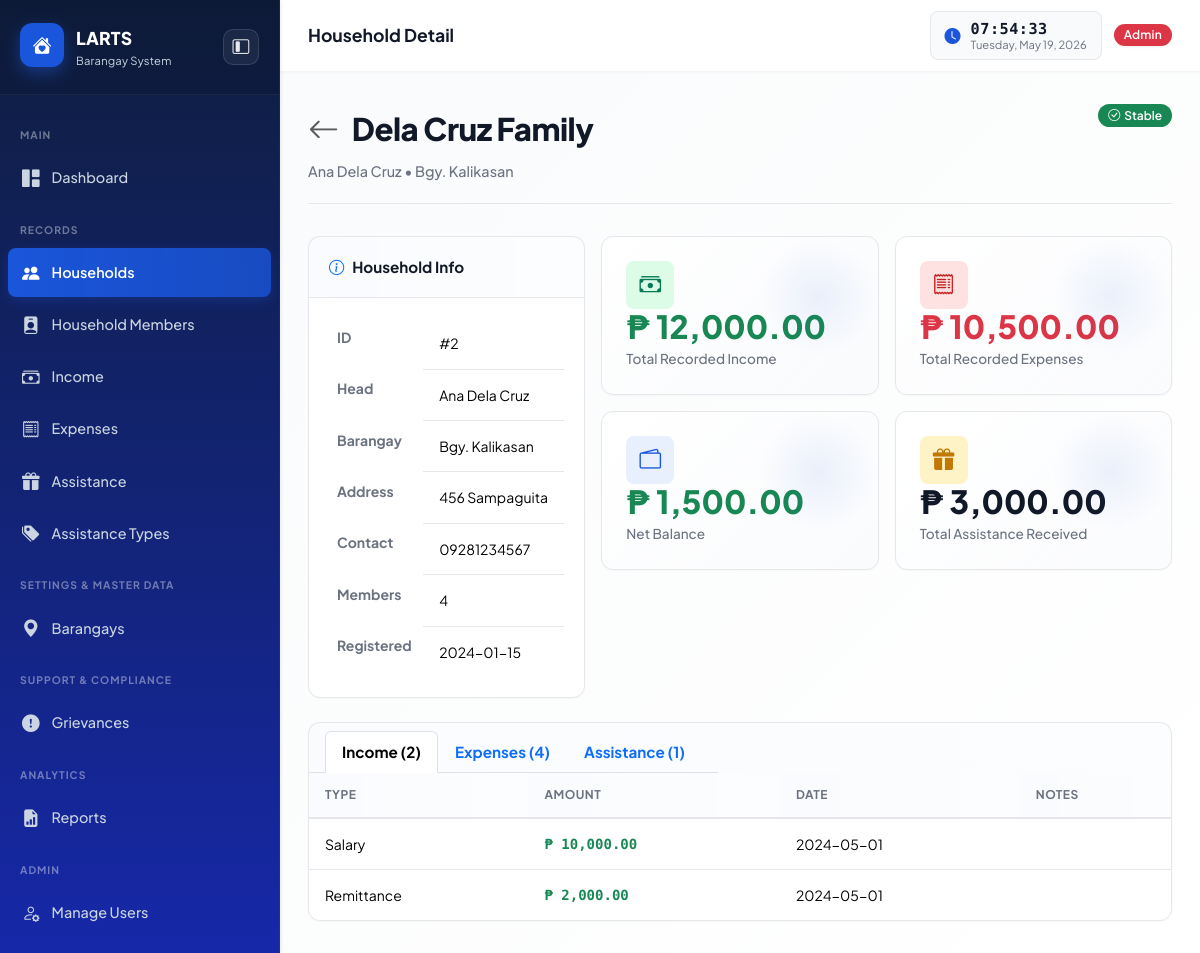
The page /modules/households/view.php?id=2 (signed in) on the database its author committed.
### tables this page shows
CREATE TABLE IF NOT EXISTS households (
    id              INT AUTO_INCREMENT PRIMARY KEY,
    family_name     VARCHAR(100) NOT NULL,
    head_name       VARCHAR(100) NOT NULL,
    barangay        VARCHAR(100) NOT NULL,
    address         TEXT NOT NULL,
    contact         VARCHAR(20),
    members_count   INT DEFAULT 1,
    monthly_income  DECIMAL(12,2) DEFAULT 0.00,
    monthly_expenses DECIMAL(12,2) DEFAULT 0.00,
    economic_status ENUM('stable','at_risk','vulnerable') DEFAULT 'stable',
    date_registered DATE NOT NULL,
    created_by      INT,
    FOREIGN KEY (created_by) REFERENCES users(id) ON DELETE SET NULL
);

CREATE TABLE IF NOT EXISTS income_records (
    id              INT AUTO_INCREMENT PRIMARY KEY,
    household_id    INT NOT NULL,
    income_type     VARCHAR(100) NOT NULL,
    amount          DECIMAL(12,2) NOT NULL,
    date_recorded   DATE NOT NULL,
    notes           TEXT,
    FOREIGN KEY (household_id) REFERENCES households(id) ON DELETE CASCADE
);

### modules/households/view.php (the view, shortened to what this page needs)
<?php
require_once __DIR__ . '/../../includes/header.php';
$db = getDB();
$id = (int)($_GET['id'] ?? 0);
$hh = $db->prepare('SELECT * FROM households WHERE id=?');
$hh->execute([$id]);
$h = $hh->fetch();
$incomes    = $db->prepare('SELECT * FROM income_records WHERE household_id=? ORDER BY date_recorded DESC');
$incomes->execute([$id]);
$incRecs    = $incomes->fetchAll();
$exps       = $db->prepare('SELECT * FROM expense_records WHERE household_id=? ORDER BY date_recorded DESC');
$exps->execute([$id]);
$expRecs    = $exps->fetchAll();
$assists    = $db->prepare('SELECT a.*, u.name as staff_name FROM assistance_records a
    LEFT JOIN users u ON a.staff_id=u.id WHERE a.household_id=? ORDER BY a.date_released DESC');
$assists->execute([$id]);
$assRecs    = $assists->fetchAll();
$totalInc  = array_sum(array_column($incRecs, 'amount'));
$totalExp  = array_sum(array_column($expRecs, 'amount'));
$balance   = $totalInc - $totalExp;
?>
<div class="page-header">
    <div>
        <div class="page-header-title">
            <a href="index.php" class="text-decoration-none text-muted me-2"><i class="bi bi-arrow-left"></i></a>
            <?= clean($h['family_name']) ?> Family
        </div>
        <div class="page-header-sub"><?= clean($h['head_name']) ?> &bull; <?= clean($h['barangay']) ?></div>
    </div>
    <div class="d-flex gap-2">
        <?= statusBadge($h['economic_status']) ?>
    </div>
</div>
<div class="row g-3 mb-4">
    <div class="col-md-4">
        <div class="card">
            <div class="card-header"><i class="bi bi-info-circle text-primary"></i> Household Info</div>
            <div class="card-body" style="font-size:0.875rem;">
                <table class="table table-borderless mb-0" style="font-size:0.875rem;">
                    <tr><th style="width:40%;color:var(--text-muted);">ID</th><td>#<?= $h['id'] ?></td></tr>
                    <tr><th style="color:var(--text-muted);">Head</th><td><?= clean($h['head_name']) ?></td></tr>
                    <tr><th style="color:var(--text-muted);">Barangay</th><td><?= clean($h['barangay']) ?></td></tr>
                    <tr><th style="color:var(--text-muted);">Address</th><td><?= clean($h['address']) ?></td></tr>
                    <tr><th style="color:var(--text-muted);">Contact</th><td><?= clean($h['contact']) ?></td></tr>
                    <tr><th style="color:var(--text-muted);">Members</th><td><?= $h['members_count'] ?></td></tr>
                    <tr><th style="color:var(--text-muted);">Registered</th><td><?= $h['date_registered'] ?></td></tr>
                </table>
            </div>
        </div>
    </div>
    <div class="col-md-8">
        <div class="row g-3">
            <div class="col-6">
                <div class="stat-card">
                    <div class="stat-icon" style="background:#dcfce7;color:#057a55;"><i class="bi bi-cash-stack"></i></div>
                    <div class="stat-value text-success"><?= formatMoney($totalInc) ?></div>
                    <div class="stat-label">Total Recorded Income</div>
                </div>
            </div>
            <div class="col-6">
                <div class="stat-card">
                    <div class="stat-icon" style="background:#fee2e2;color:#c81e1e;"><i class="bi bi-receipt"></i></div>
                    <div class="stat-value text-danger"><?= formatMoney($totalExp) ?></div>
                    <div class="stat-label">Total Recorded Expenses</div>
                </div>
            </div>
            <div class="col-6">
                <div class="stat-card">
                    <div class="stat-icon" style="background:#e8f0fe;color:var(--primary);"><i class="bi bi-wallet2"></i></div>
                    <div class="stat-value <?= $balance>=0?'text-success':'text-danger' ?>"><?= formatMoney($balance) ?></div>
                    <div class="stat-label">Net Balance</div>
                </div>
            </div>
            <div class="col-6">
                <div class="stat-card">
                    <div class="stat-icon" style="background:#fef3c7;color:#c27803;"><i class="bi bi-gift-fill"></i></div>
                    <div class="stat-value"><?= formatMoney(array_sum(array_column($assRecs,'amount'))) ?></div>
                    <div class="stat-label">Total Assistance Received</div>
                </div>
            </div>
        </div>
    </div>
</div>
<div class="card">
    <div class="card-header p-0" style="border-bottom:0;">
        <ul class="nav nav-tabs px-3 pt-2" id="detailTabs">
            <li class="nav-item"><a class="nav-link active" data-bs-toggle="tab" href="#incTab">Income (<?= count($incRecs) ?>)</a></li>
            <li class="nav-item"><a class="nav-link" data-bs-toggle="tab" href="#expTab">Expenses (<?= count($expRecs) ?>)</a></li>
            <li class="nav-item"><a class="nav-link" data-bs-toggle="tab" href="#assTab">Assistance (<?= count($assRecs) ?>)</a></li>
        </ul>
    </div>
    <div class="tab-content">
        <div class="tab-pane fade show active" id="incTab">
            <div class="table-wrapper">
                <table class="table mb-0">
                    <thead><tr><th>Type</th><th>Amount</th><th>Date</th><th>Notes</th></tr></thead>
                    <tbody>
                    <?php if (empty($incRecs)): ?>
                        <tr><td colspan="4" class="text-center text-muted py-4">No income records</td></tr>
                    <?php else: foreach ($incRecs as $r): ?>
                    <tr>
                        <td><?= clean($r['income_type']) ?></td>
                        <td class="text-money text-success"><?= formatMoney($r['amount']) ?></td>
                        <td><?= $r['date_recorded'] ?></td>
                        <td class="text-muted"><?= clean($r['notes'] ?? '') ?></td>
                    </tr>
                    <?php endforeach; endif; ?>
                    </tbody>
                </table>
            </div>
        </div>
    </div>
</div>
<?php require_once __DIR__ . '/../../includes/footer.php'; ?>

### assets/css/style.css (style rules this page uses)
:root { --sidebar-w: 280px; --topbar-h: 72px; --primary: #1a56db; --primary-dark: #1248c8; --primary-light: #e8f0fe; --primary-lighter: #f5faff; --success: #10b981; --success-light: #d1fae5; --warning: #f59e0b; --warning-light: #fef3c7; --danger: #ef4444; --danger-light: #fee2e2; --info: #1a56db; --info-light: #e8f0fe; --surface: #ffffff; --surface-2: #f9fafb; --surface-3: #f3f4f6; --border: #e5e7eb; --border-light: #f3f4f6; --text: #111827; --text-secondary:#374151; --text-muted: #6b7280; --text-light: #9ca3af; --sidebar-bg: #0f1e3d; --sidebar-bg-accent: #132654; --sidebar-text: #cbd5e1; --sidebar-hover: rgba(255,255,255,0.08); --sidebar-active:#1a56db; --radius: 12px; --radius-lg: 16px; --radius-md: 8px; --shadow: 0 1px 3px rgba(0,0,0,0.08), 0 1px 2px rgba(0,0,0,0.04); --shadow-sm: 0 1px 2px rgba(0,0,0,0.03); --shadow-md: 0 4px 12px rgba(0,0,0,0.06); --shadow-lg: 0 8px 24px rgba(0,0,0,0.08); --shadow-xl: 0 16px 40px rgba(0,0,0,0.1); --transition: all 0.3s cubic-bezier(0.4, 0, 0.2, 1); --transition-fast: all 0.15s ease-out; --font: 'Plus Jakarta Sans', -apple-system, BlinkMacSystemFont, 'Segoe UI', sans-serif; --font-mono: 'Fira Code', 'Courier New', monospace; }
*, *::before, *::after { box-sizing: border-box; margin: 0; padding: 0; }
html { scroll-behavior: smooth; }
body { font-family: var(--font); background: #fafbfc; color: var(--text); min-height: 100vh; display: flex; line-height: 1.6; }
.card { background: var(--surface); border: 1px solid var(--border); border-radius: var(--radius); box-shadow: var(--shadow-sm); transition: var(--transition-fast); }
.card-header { background: linear-gradient(90deg, rgba(26, 86, 219, 0.02) 0%, rgba(26, 86, 219, 0.01) 100%); border-bottom: 1px solid var(--border); padding: 18px 20px; font-weight: 700; font-size: 0.95rem; color: var(--text); display: flex; align-items: center; gap: 8px; border-radius: var(--radius) var(--radius) 0 0; }
.card-body { padding: 20px; }
.stat-card { background: linear-gradient(135deg, var(--surface) 0%, rgba(26, 86, 219, 0.01) 100%); border: 1px solid var(--border); border-radius: var(--radius); padding: 24px; box-shadow: var(--shadow-sm); transition: var(--transition); position: relative; overflow: hidden; }
.stat-card::before { content: ''; position: absolute; top: 0; right: 0; width: 120px; height: 120px; background: radial-gradient(circle, rgba(26, 86, 219, 0.08) 0%, transparent 70%); border-radius: 50%; pointer-events: none; }
.stat-icon { width: 52px; height: 52px; border-radius: var(--radius-md); display: grid; place-items: center; font-size: 1.6rem; margin-bottom: 14px; background: var(--primary-light); color: var(--primary); }
.stat-value { font-size: 2rem; font-weight: 800; line-height: 1.1; color: var(--text); }
.stat-label { font-size: 0.85rem; color: var(--text-muted); margin-top: 4px; font-weight: 500; }
.table-wrapper { overflow-x: auto; border-radius: 0 0 var(--radius) var(--radius); }
.table { font-size: 0.875rem; margin-bottom: 0; }
.table thead th { background: linear-gradient(90deg, rgba(26, 86, 219, 0.02) 0%, rgba(26, 86, 219, 0.01) 100%); font-weight: 700; font-size: 0.75rem; text-transform: uppercase; letter-spacing: 0.5px; color: var(--text-muted); border-bottom: 2px solid var(--border); padding: 12px 16px; white-space: nowrap; }
.table tbody td { padding: 14px 16px; vertical-align: middle; border-bottom: 1px solid var(--border); }
.table tbody tr { transition: var(--transition-fast); }
.table tbody tr:last-child td { border-bottom: none; }
.page-header { display: flex; align-items: flex-start; justify-content: space-between; gap: 16px; margin-bottom: 32px; flex-wrap: wrap; padding-bottom: 20px; border-bottom: 1px solid var(--border); }
.page-header-title { font-size: 1.95rem; font-weight: 800; color: var(--text); letter-spacing: -0.5px; }
.page-header-sub { font-size: 0.9rem; color: var(--text-muted); margin-top: 6px; font-weight: 500; }
.text-money { font-family: var(--font-mono); font-weight: 600; color: var(--text); }
.text-primary { color: var(--primary); }
.text-success { color: var(--success); }
.text-danger { color: var(--danger); }
.text-muted { color: var(--text-muted); }
.stat-card .stat-icon { width: 48px; height: 48px; font-size: 1.35rem; margin-bottom: 0; flex-shrink: 0; }

### rows shown on the page
households: family_name "Dela Cruz", head_name "Ana Dela Cruz", barangay "Bgy. Kalikasan", id "2", address "456 Sampaguita", contact "09281234567", members_count "4", date_registered "2024-01-15"
income_records: income_type "Salary", amount "₱ 10,000.00", date_recorded "2024-05-01"
income_records: income_type "Remittance", amount "₱ 2,000.00", date_recorded "2024-05-01"

### other values the page prints
$pageTitle "Household Detail"
$user['role'] "Admin"
$label "Stable"
formatMoney($totalInc) "₱ 12,000.00"
formatMoney($totalExp) "₱ 10,500.00"
formatMoney($balance) "₱ 1,500.00"
formatMoney(array_sum(array_column($assRecs,'amount'))) "₱ 3,000.00"
count($incRecs) "2"
count($expRecs) "4"
count($assRecs) "1"
